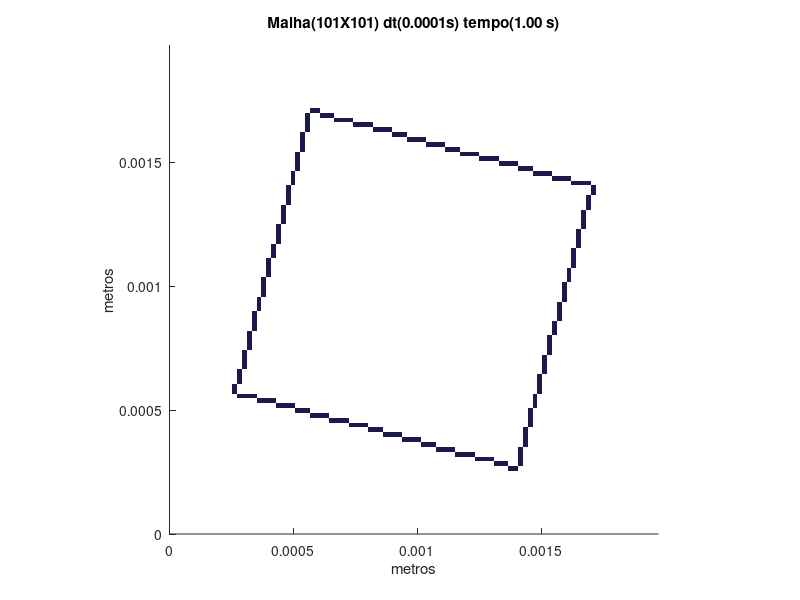

MATLAB code to generate this figure:
set (gca,'PlotBoxAspectRatio',[1 1 1],'Xlim',[0,0.0019735417997322],'Ylim',[0,0.0019735417997322])
hold on
title('Malha(101X101) dt(0.0001s) tempo(1.00 s)')
hold on
ylabel('metros')
hold on
xlabel('metros')
hold on

fill([0.00136780124733915 0.00136780124733915 0.00138734126515828 0.00138734126515828],[0.000254020231648699 0.00027356024946783 0.00027356024946783 0.000254020231648699],[0.1,0.1,0.3],'LineStyle','none')

fill([0.00138734126515828 0.00138734126515828 0.00140688128297741 0.00140688128297741],[0.000254020231648699 0.00027356024946783 0.00027356024946783 0.000254020231648699],[0.1,0.1,0.3],'LineStyle','none')

fill([0.00130918119388176 0.00130918119388176 0.00132872121170089 0.00132872121170089],[0.00027356024946783 0.00029310026728696 0.00029310026728696 0.00027356024946783],[0.1,0.1,0.3],'LineStyle','none')

fill([0.00132872121170089 0.00132872121170089 0.00134826122952002 0.00134826122952002],[0.00027356024946783 0.00029310026728696 0.00029310026728696 0.00027356024946783],[0.1,0.1,0.3],'LineStyle','none')

fill([0.00134826122952002 0.00134826122952002 0.00136780124733915 0.00136780124733915],[0.00027356024946783 0.00029310026728696 0.00029310026728696 0.00027356024946783],[0.1,0.1,0.3],'LineStyle','none')

fill([0.00140688128297741 0.00140688128297741 0.00142642130079654 0.00142642130079654],[0.00027356024946783 0.00029310026728696 0.00029310026728696 0.00027356024946783],[0.1,0.1,0.3],'LineStyle','none')

fill([0.00123102112260523 0.00123102112260523 0.00125056114042436 0.00125056114042436],[0.00029310026728696 0.000312640285106091 0.000312640285106091 0.00029310026728696],[0.1,0.1,0.3],'LineStyle','none')

fill([0.00125056114042436 0.00125056114042436 0.00127010115824349 0.00127010115824349],[0.00029310026728696 0.000312640285106091 0.000312640285106091 0.00029310026728696],[0.1,0.1,0.3],'LineStyle','none')

fill([0.00127010115824349 0.00127010115824349 0.00128964117606263 0.00128964117606263],[0.00029310026728696 0.000312640285106091 0.000312640285106091 0.00029310026728696],[0.1,0.1,0.3],'LineStyle','none')

fill([0.00128964117606263 0.00128964117606263 0.00130918119388176 0.00130918119388176],[0.00029310026728696 0.000312640285106091 0.000312640285106091 0.00029310026728696],[0.1,0.1,0.3],'LineStyle','none')

fill([0.00140688128297741 0.00140688128297741 0.00142642130079654 0.00142642130079654],[0.00029310026728696 0.000312640285106091 0.000312640285106091 0.00029310026728696],[0.1,0.1,0.3],'LineStyle','none')

fill([0.00115286105132871 0.00115286105132871 0.00117240106914784 0.00117240106914784],[0.000312640285106091 0.000332180302925222 0.000332180302925222 0.000312640285106091],[0.1,0.1,0.3],'LineStyle','none')

fill([0.00117240106914784 0.00117240106914784 0.00119194108696697 0.00119194108696697],[0.000312640285106091 0.000332180302925222 0.000332180302925222 0.000312640285106091],[0.1,0.1,0.3],'LineStyle','none')

fill([0.00119194108696697 0.00119194108696697 0.0012114811047861 0.0012114811047861],[0.000312640285106091 0.000332180302925222 0.000332180302925222 0.000312640285106091],[0.1,0.1,0.3],'LineStyle','none')

fill([0.0012114811047861 0.0012114811047861 0.00123102112260523 0.00123102112260523],[0.000312640285106091 0.000332180302925222 0.000332180302925222 0.000312640285106091],[0.1,0.1,0.3],'LineStyle','none')

fill([0.00140688128297741 0.00140688128297741 0.00142642130079654 0.00142642130079654],[0.000312640285106091 0.000332180302925222 0.000332180302925222 0.000312640285106091],[0.1,0.1,0.3],'LineStyle','none')

fill([0.00107470098005219 0.00107470098005219 0.00109424099787132 0.00109424099787132],[0.000332180302925222 0.000351720320744352 0.000351720320744352 0.000332180302925222],[0.1,0.1,0.3],'LineStyle','none')

fill([0.00109424099787132 0.00109424099787132 0.00111378101569045 0.00111378101569045],[0.000332180302925222 0.000351720320744352 0.000351720320744352 0.000332180302925222],[0.1,0.1,0.3],'LineStyle','none')

fill([0.00111378101569045 0.00111378101569045 0.00113332103350958 0.00113332103350958],[0.000332180302925222 0.000351720320744352 0.000351720320744352 0.000332180302925222],[0.1,0.1,0.3],'LineStyle','none')

fill([0.00113332103350958 0.00113332103350958 0.00115286105132871 0.00115286105132871],[0.000332180302925222 0.000351720320744352 0.000351720320744352 0.000332180302925222],[0.1,0.1,0.3],'LineStyle','none')

fill([0.00140688128297741 0.00140688128297741 0.00142642130079654 0.00142642130079654],[0.000332180302925222 0.000351720320744352 0.000351720320744352 0.000332180302925222],[0.1,0.1,0.3],'LineStyle','none')

fill([0.0010160809265948 0.0010160809265948 0.00103562094441393 0.00103562094441393],[0.000351720320744352 0.000371260338563483 0.000371260338563483 0.000351720320744352],[0.1,0.1,0.3],'LineStyle','none')

fill([0.00103562094441393 0.00103562094441393 0.00105516096223306 0.00105516096223306],[0.000351720320744352 0.000371260338563483 0.000371260338563483 0.000351720320744352],[0.1,0.1,0.3],'LineStyle','none')

fill([0.00105516096223306 0.00105516096223306 0.00107470098005219 0.00107470098005219],[0.000351720320744352 0.000371260338563483 0.000371260338563483 0.000351720320744352],[0.1,0.1,0.3],'LineStyle','none')

fill([0.00142642130079654 0.00142642130079654 0.00144596131861567 0.00144596131861567],[0.000351720320744352 0.000371260338563483 0.000371260338563483 0.000351720320744352],[0.1,0.1,0.3],'LineStyle','none')

fill([0.000937920855318273 0.000937920855318273 0.000957460873137404 0.000957460873137404],[0.000371260338563483 0.000390800356382614 0.000390800356382614 0.000371260338563483],[0.1,0.1,0.3],'LineStyle','none')

fill([0.000957460873137404 0.000957460873137404 0.000977000890956535 0.000977000890956535],[0.000371260338563483 0.000390800356382614 0.000390800356382614 0.000371260338563483],[0.1,0.1,0.3],'LineStyle','none')

fill([0.000977000890956535 0.000977000890956535 0.000996540908775665 0.000996540908775665],[0.000371260338563483 0.000390800356382614 0.000390800356382614 0.000371260338563483],[0.1,0.1,0.3],'LineStyle','none')

fill([0.000996540908775665 0.000996540908775665 0.0010160809265948 0.0010160809265948],[0.000371260338563483 0.000390800356382614 0.000390800356382614 0.000371260338563483],[0.1,0.1,0.3],'LineStyle','none')

fill([0.00142642130079654 0.00142642130079654 0.00144596131861567 0.00144596131861567],[0.000371260338563483 0.000390800356382614 0.000390800356382614 0.000371260338563483],[0.1,0.1,0.3],'LineStyle','none')

fill([0.00085976078404175 0.00085976078404175 0.000879300801860881 0.000879300801860881],[0.000390800356382614 0.000410340374201745 0.000410340374201745 0.000390800356382614],[0.1,0.1,0.3],'LineStyle','none')

fill([0.000879300801860881 0.000879300801860881 0.000898840819680012 0.000898840819680012],[0.000390800356382614 0.000410340374201745 0.000410340374201745 0.000390800356382614],[0.1,0.1,0.3],'LineStyle','none')

fill([0.000898840819680012 0.000898840819680012 0.000918380837499143 0.000918380837499143],[0.000390800356382614 0.000410340374201745 0.000410340374201745 0.000390800356382614],[0.1,0.1,0.3],'LineStyle','none')

fill([0.000918380837499143 0.000918380837499143 0.000937920855318273 0.000937920855318273],[0.000390800356382614 0.000410340374201745 0.000410340374201745 0.000390800356382614],[0.1,0.1,0.3],'LineStyle','none')

fill([0.00142642130079654 0.00142642130079654 0.00144596131861567 0.00144596131861567],[0.000390800356382614 0.000410340374201745 0.000410340374201745 0.000390800356382614],[0.1,0.1,0.3],'LineStyle','none')

fill([0.000801140730584358 0.000801140730584358 0.000820680748403489 0.000820680748403489],[0.000410340374201745 0.000429880392020875 0.000429880392020875 0.000410340374201745],[0.1,0.1,0.3],'LineStyle','none')

fill([0.000820680748403489 0.000820680748403489 0.00084022076622262 0.00084022076622262],[0.000410340374201745 0.000429880392020875 0.000429880392020875 0.000410340374201745],[0.1,0.1,0.3],'LineStyle','none')

fill([0.00084022076622262 0.00084022076622262 0.00085976078404175 0.00085976078404175],[0.000410340374201745 0.000429880392020875 0.000429880392020875 0.000410340374201745],[0.1,0.1,0.3],'LineStyle','none')

fill([0.00142642130079654 0.00142642130079654 0.00144596131861567 0.00144596131861567],[0.000410340374201745 0.000429880392020875 0.000429880392020875 0.000410340374201745],[0.1,0.1,0.3],'LineStyle','none')

fill([0.000722980659307836 0.000722980659307836 0.000742520677126966 0.000742520677126966],[0.000429880392020875 0.000449420409840006 0.000449420409840006 0.000429880392020875],[0.1,0.1,0.3],'LineStyle','none')

fill([0.000742520677126966 0.000742520677126966 0.000762060694946097 0.000762060694946097],[0.000429880392020875 0.000449420409840006 0.000449420409840006 0.000429880392020875],[0.1,0.1,0.3],'LineStyle','none')

fill([0.000762060694946097 0.000762060694946097 0.000781600712765228 0.000781600712765228],[0.000429880392020875 0.000449420409840006 0.000449420409840006 0.000429880392020875],[0.1,0.1,0.3],'LineStyle','none')

fill([0.000781600712765228 0.000781600712765228 0.000801140730584358 0.000801140730584358],[0.000429880392020875 0.000449420409840006 0.000449420409840006 0.000429880392020875],[0.1,0.1,0.3],'LineStyle','none')

fill([0.00144596131861567 0.00144596131861567 0.0014655013364348 0.0014655013364348],[0.000429880392020875 0.000449420409840006 0.000449420409840006 0.000429880392020875],[0.1,0.1,0.3],'LineStyle','none')

fill([0.000644820588031313 0.000644820588031313 0.000664360605850444 0.000664360605850444],[0.000449420409840006 0.000468960427659137 0.000468960427659137 0.000449420409840006],[0.1,0.1,0.3],'LineStyle','none')

fill([0.000664360605850444 0.000664360605850444 0.000683900623669574 0.000683900623669574],[0.000449420409840006 0.000468960427659137 0.000468960427659137 0.000449420409840006],[0.1,0.1,0.3],'LineStyle','none')

fill([0.000683900623669574 0.000683900623669574 0.000703440641488705 0.000703440641488705],[0.000449420409840006 0.000468960427659137 0.000468960427659137 0.000449420409840006],[0.1,0.1,0.3],'LineStyle','none')

fill([0.000703440641488705 0.000703440641488705 0.000722980659307836 0.000722980659307836],[0.000449420409840006 0.000468960427659137 0.000468960427659137 0.000449420409840006],[0.1,0.1,0.3],'LineStyle','none')

fill([0.00144596131861567 0.00144596131861567 0.0014655013364348 0.0014655013364348],[0.000449420409840006 0.000468960427659137 0.000468960427659137 0.000449420409840006],[0.1,0.1,0.3],'LineStyle','none')

fill([0.00056666051675479 0.00056666051675479 0.000586200534573921 0.000586200534573921],[0.000468960427659137 0.000488500445478267 0.000488500445478267 0.000468960427659137],[0.1,0.1,0.3],'LineStyle','none')

fill([0.000586200534573921 0.000586200534573921 0.000605740552393051 0.000605740552393051],[0.000468960427659137 0.000488500445478267 0.000488500445478267 0.000468960427659137],[0.1,0.1,0.3],'LineStyle','none')

fill([0.000605740552393051 0.000605740552393051 0.000625280570212182 0.000625280570212182],[0.000468960427659137 0.000488500445478267 0.000488500445478267 0.000468960427659137],[0.1,0.1,0.3],'LineStyle','none')

fill([0.000625280570212182 0.000625280570212182 0.000644820588031313 0.000644820588031313],[0.000468960427659137 0.000488500445478267 0.000488500445478267 0.000468960427659137],[0.1,0.1,0.3],'LineStyle','none')

fill([0.00144596131861567 0.00144596131861567 0.0014655013364348 0.0014655013364348],[0.000468960427659137 0.000488500445478267 0.000488500445478267 0.000468960427659137],[0.1,0.1,0.3],'LineStyle','none')

fill([0.000508040463297398 0.000508040463297398 0.000527580481116529 0.000527580481116529],[0.000488500445478267 0.000508040463297398 0.000508040463297398 0.000488500445478267],[0.1,0.1,0.3],'LineStyle','none')

fill([0.000527580481116529 0.000527580481116529 0.000547120498935659 0.000547120498935659],[0.000488500445478267 0.000508040463297398 0.000508040463297398 0.000488500445478267],[0.1,0.1,0.3],'LineStyle','none')

fill([0.000547120498935659 0.000547120498935659 0.00056666051675479 0.00056666051675479],[0.000488500445478267 0.000508040463297398 0.000508040463297398 0.000488500445478267],[0.1,0.1,0.3],'LineStyle','none')

fill([0.00144596131861567 0.00144596131861567 0.0014655013364348 0.0014655013364348],[0.000488500445478267 0.000508040463297398 0.000508040463297398 0.000488500445478267],[0.1,0.1,0.3],'LineStyle','none')

fill([0.000429880392020875 0.000429880392020875 0.000449420409840006 0.000449420409840006],[0.000508040463297398 0.000527580481116529 0.000527580481116529 0.000508040463297398],[0.1,0.1,0.3],'LineStyle','none')

fill([0.000449420409840006 0.000449420409840006 0.000468960427659137 0.000468960427659137],[0.000508040463297398 0.000527580481116529 0.000527580481116529 0.000508040463297398],[0.1,0.1,0.3],'LineStyle','none')

fill([0.000468960427659137 0.000468960427659137 0.000488500445478267 0.000488500445478267],[0.000508040463297398 0.000527580481116529 0.000527580481116529 0.000508040463297398],[0.1,0.1,0.3],'LineStyle','none')

fill([0.000488500445478267 0.000488500445478267 0.000508040463297398 0.000508040463297398],[0.000508040463297398 0.000527580481116529 0.000527580481116529 0.000508040463297398],[0.1,0.1,0.3],'LineStyle','none')

fill([0.0014655013364348 0.0014655013364348 0.00148504135425393 0.00148504135425393],[0.000508040463297398 0.000527580481116529 0.000527580481116529 0.000508040463297398],[0.1,0.1,0.3],'LineStyle','none')

fill([0.000351720320744352 0.000351720320744352 0.000371260338563483 0.000371260338563483],[0.000527580481116529 0.000547120498935659 0.000547120498935659 0.000527580481116529],[0.1,0.1,0.3],'LineStyle','none')

fill([0.000371260338563483 0.000371260338563483 0.000390800356382614 0.000390800356382614],[0.000527580481116529 0.000547120498935659 0.000547120498935659 0.000527580481116529],[0.1,0.1,0.3],'LineStyle','none')

fill([0.000390800356382614 0.000390800356382614 0.000410340374201745 0.000410340374201745],[0.000527580481116529 0.000547120498935659 0.000547120498935659 0.000527580481116529],[0.1,0.1,0.3],'LineStyle','none')

fill([0.000410340374201745 0.000410340374201745 0.000429880392020875 0.000429880392020875],[0.000527580481116529 0.000547120498935659 0.000547120498935659 0.000527580481116529],[0.1,0.1,0.3],'LineStyle','none')

fill([0.0014655013364348 0.0014655013364348 0.00148504135425393 0.00148504135425393],[0.000527580481116529 0.000547120498935659 0.000547120498935659 0.000527580481116529],[0.1,0.1,0.3],'LineStyle','none')

fill([0.00027356024946783 0.00027356024946783 0.00029310026728696 0.00029310026728696],[0.000547120498935659 0.00056666051675479 0.00056666051675479 0.000547120498935659],[0.1,0.1,0.3],'LineStyle','none')

fill([0.00029310026728696 0.00029310026728696 0.000312640285106091 0.000312640285106091],[0.000547120498935659 0.00056666051675479 0.00056666051675479 0.000547120498935659],[0.1,0.1,0.3],'LineStyle','none')

fill([0.000312640285106091 0.000312640285106091 0.000332180302925222 0.000332180302925222],[0.000547120498935659 0.00056666051675479 0.00056666051675479 0.000547120498935659],[0.1,0.1,0.3],'LineStyle','none')

fill([0.000332180302925222 0.000332180302925222 0.000351720320744352 0.000351720320744352],[0.000547120498935659 0.00056666051675479 0.00056666051675479 0.000547120498935659],[0.1,0.1,0.3],'LineStyle','none')

fill([0.0014655013364348 0.0014655013364348 0.00148504135425393 0.00148504135425393],[0.000547120498935659 0.00056666051675479 0.00056666051675479 0.000547120498935659],[0.1,0.1,0.3],'LineStyle','none')

fill([0.000254020231648699 0.000254020231648699 0.00027356024946783 0.00027356024946783],[0.00056666051675479 0.000586200534573921 0.000586200534573921 0.00056666051675479],[0.1,0.1,0.3],'LineStyle','none')

fill([0.00148504135425393 0.00148504135425393 0.00150458137207306 0.00150458137207306],[0.00056666051675479 0.000586200534573921 0.000586200534573921 0.00056666051675479],[0.1,0.1,0.3],'LineStyle','none')

fill([0.000254020231648699 0.000254020231648699 0.00027356024946783 0.00027356024946783],[0.000586200534573921 0.000605740552393051 0.000605740552393051 0.000586200534573921],[0.1,0.1,0.3],'LineStyle','none')

fill([0.00148504135425393 0.00148504135425393 0.00150458137207306 0.00150458137207306],[0.000586200534573921 0.000605740552393051 0.000605740552393051 0.000586200534573921],[0.1,0.1,0.3],'LineStyle','none')

fill([0.00027356024946783 0.00027356024946783 0.00029310026728696 0.00029310026728696],[0.000605740552393051 0.000625280570212182 0.000625280570212182 0.000605740552393051],[0.1,0.1,0.3],'LineStyle','none')

fill([0.00148504135425393 0.00148504135425393 0.00150458137207306 0.00150458137207306],[0.000605740552393051 0.000625280570212182 0.000625280570212182 0.000605740552393051],[0.1,0.1,0.3],'LineStyle','none')

fill([0.00027356024946783 0.00027356024946783 0.00029310026728696 0.00029310026728696],[0.000625280570212182 0.000644820588031313 0.000644820588031313 0.000625280570212182],[0.1,0.1,0.3],'LineStyle','none')

fill([0.00148504135425393 0.00148504135425393 0.00150458137207306 0.00150458137207306],[0.000625280570212182 0.000644820588031313 0.000644820588031313 0.000625280570212182],[0.1,0.1,0.3],'LineStyle','none')

fill([0.00027356024946783 0.00027356024946783 0.00029310026728696 0.00029310026728696],[0.000644820588031313 0.000664360605850444 0.000664360605850444 0.000644820588031313],[0.1,0.1,0.3],'LineStyle','none')

fill([0.00150458137207306 0.00150458137207306 0.00152412138989219 0.00152412138989219],[0.000644820588031313 0.000664360605850444 0.000664360605850444 0.000644820588031313],[0.1,0.1,0.3],'LineStyle','none')

fill([0.00029310026728696 0.00029310026728696 0.000312640285106091 0.000312640285106091],[0.000664360605850444 0.000683900623669574 0.000683900623669574 0.000664360605850444],[0.1,0.1,0.3],'LineStyle','none')

fill([0.00150458137207306 0.00150458137207306 0.00152412138989219 0.00152412138989219],[0.000664360605850444 0.000683900623669574 0.000683900623669574 0.000664360605850444],[0.1,0.1,0.3],'LineStyle','none')

fill([0.00029310026728696 0.00029310026728696 0.000312640285106091 0.000312640285106091],[0.000683900623669574 0.000703440641488705 0.000703440641488705 0.000683900623669574],[0.1,0.1,0.3],'LineStyle','none')

fill([0.00150458137207306 0.00150458137207306 0.00152412138989219 0.00152412138989219],[0.000683900623669574 0.000703440641488705 0.000703440641488705 0.000683900623669574],[0.1,0.1,0.3],'LineStyle','none')

fill([0.00029310026728696 0.00029310026728696 0.000312640285106091 0.000312640285106091],[0.000703440641488705 0.000722980659307836 0.000722980659307836 0.000703440641488705],[0.1,0.1,0.3],'LineStyle','none')

fill([0.00150458137207306 0.00150458137207306 0.00152412138989219 0.00152412138989219],[0.000703440641488705 0.000722980659307836 0.000722980659307836 0.000703440641488705],[0.1,0.1,0.3],'LineStyle','none')

fill([0.00029310026728696 0.00029310026728696 0.000312640285106091 0.000312640285106091],[0.000722980659307836 0.000742520677126966 0.000742520677126966 0.000722980659307836],[0.1,0.1,0.3],'LineStyle','none')

fill([0.00152412138989219 0.00152412138989219 0.00154366140771132 0.00154366140771132],[0.000722980659307836 0.000742520677126966 0.000742520677126966 0.000722980659307836],[0.1,0.1,0.3],'LineStyle','none')

fill([0.000312640285106091 0.000312640285106091 0.000332180302925222 0.000332180302925222],[0.000742520677126966 0.000762060694946097 0.000762060694946097 0.000742520677126966],[0.1,0.1,0.3],'LineStyle','none')

fill([0.00152412138989219 0.00152412138989219 0.00154366140771132 0.00154366140771132],[0.000742520677126966 0.000762060694946097 0.000762060694946097 0.000742520677126966],[0.1,0.1,0.3],'LineStyle','none')

fill([0.000312640285106091 0.000312640285106091 0.000332180302925222 0.000332180302925222],[0.000762060694946097 0.000781600712765228 0.000781600712765228 0.000762060694946097],[0.1,0.1,0.3],'LineStyle','none')

fill([0.00152412138989219 0.00152412138989219 0.00154366140771132 0.00154366140771132],[0.000762060694946097 0.000781600712765228 0.000781600712765228 0.000762060694946097],[0.1,0.1,0.3],'LineStyle','none')

fill([0.000312640285106091 0.000312640285106091 0.000332180302925222 0.000332180302925222],[0.000781600712765228 0.000801140730584358 0.000801140730584358 0.000781600712765228],[0.1,0.1,0.3],'LineStyle','none')

fill([0.00152412138989219 0.00152412138989219 0.00154366140771132 0.00154366140771132],[0.000781600712765228 0.000801140730584358 0.000801140730584358 0.000781600712765228],[0.1,0.1,0.3],'LineStyle','none')

fill([0.000312640285106091 0.000312640285106091 0.000332180302925222 0.000332180302925222],[0.000801140730584358 0.000820680748403489 0.000820680748403489 0.000801140730584358],[0.1,0.1,0.3],'LineStyle','none')

fill([0.00154366140771132 0.00154366140771132 0.00156320142553046 0.00156320142553046],[0.000801140730584358 0.000820680748403489 0.000820680748403489 0.000801140730584358],[0.1,0.1,0.3],'LineStyle','none')

fill([0.000332180302925222 0.000332180302925222 0.000351720320744352 0.000351720320744352],[0.000820680748403489 0.00084022076622262 0.00084022076622262 0.000820680748403489],[0.1,0.1,0.3],'LineStyle','none')

fill([0.00154366140771132 0.00154366140771132 0.00156320142553046 0.00156320142553046],[0.000820680748403489 0.00084022076622262 0.00084022076622262 0.000820680748403489],[0.1,0.1,0.3],'LineStyle','none')

fill([0.000332180302925222 0.000332180302925222 0.000351720320744352 0.000351720320744352],[0.00084022076622262 0.00085976078404175 0.00085976078404175 0.00084022076622262],[0.1,0.1,0.3],'LineStyle','none')

fill([0.00154366140771132 0.00154366140771132 0.00156320142553046 0.00156320142553046],[0.00084022076622262 0.00085976078404175 0.00085976078404175 0.00084022076622262],[0.1,0.1,0.3],'LineStyle','none')

fill([0.000332180302925222 0.000332180302925222 0.000351720320744352 0.000351720320744352],[0.00085976078404175 0.000879300801860881 0.000879300801860881 0.00085976078404175],[0.1,0.1,0.3],'LineStyle','none')

fill([0.00156320142553046 0.00156320142553046 0.00158274144334959 0.00158274144334959],[0.00085976078404175 0.000879300801860881 0.000879300801860881 0.00085976078404175],[0.1,0.1,0.3],'LineStyle','none')

fill([0.000332180302925222 0.000332180302925222 0.000351720320744352 0.000351720320744352],[0.000879300801860881 0.000898840819680012 0.000898840819680012 0.000879300801860881],[0.1,0.1,0.3],'LineStyle','none')

fill([0.00156320142553046 0.00156320142553046 0.00158274144334959 0.00158274144334959],[0.000879300801860881 0.000898840819680012 0.000898840819680012 0.000879300801860881],[0.1,0.1,0.3],'LineStyle','none')

fill([0.000351720320744352 0.000351720320744352 0.000371260338563483 0.000371260338563483],[0.000898840819680012 0.000918380837499143 0.000918380837499143 0.000898840819680012],[0.1,0.1,0.3],'LineStyle','none')

fill([0.00156320142553046 0.00156320142553046 0.00158274144334959 0.00158274144334959],[0.000898840819680012 0.000918380837499143 0.000918380837499143 0.000898840819680012],[0.1,0.1,0.3],'LineStyle','none')

fill([0.000351720320744352 0.000351720320744352 0.000371260338563483 0.000371260338563483],[0.000918380837499143 0.000937920855318273 0.000937920855318273 0.000918380837499143],[0.1,0.1,0.3],'LineStyle','none')

fill([0.00156320142553046 0.00156320142553046 0.00158274144334959 0.00158274144334959],[0.000918380837499143 0.000937920855318273 0.000937920855318273 0.000918380837499143],[0.1,0.1,0.3],'LineStyle','none')

fill([0.000351720320744352 0.000351720320744352 0.000371260338563483 0.000371260338563483],[0.000937920855318273 0.000957460873137404 0.000957460873137404 0.000937920855318273],[0.1,0.1,0.3],'LineStyle','none')

fill([0.00158274144334959 0.00158274144334959 0.00160228146116872 0.00160228146116872],[0.000937920855318273 0.000957460873137404 0.000957460873137404 0.000937920855318273],[0.1,0.1,0.3],'LineStyle','none')

fill([0.000371260338563483 0.000371260338563483 0.000390800356382614 0.000390800356382614],[0.000957460873137404 0.000977000890956535 0.000977000890956535 0.000957460873137404],[0.1,0.1,0.3],'LineStyle','none')

fill([0.00158274144334959 0.00158274144334959 0.00160228146116872 0.00160228146116872],[0.000957460873137404 0.000977000890956535 0.000977000890956535 0.000957460873137404],[0.1,0.1,0.3],'LineStyle','none')

fill([0.000371260338563483 0.000371260338563483 0.000390800356382614 0.000390800356382614],[0.000977000890956535 0.000996540908775665 0.000996540908775665 0.000977000890956535],[0.1,0.1,0.3],'LineStyle','none')

fill([0.00158274144334959 0.00158274144334959 0.00160228146116872 0.00160228146116872],[0.000977000890956535 0.000996540908775665 0.000996540908775665 0.000977000890956535],[0.1,0.1,0.3],'LineStyle','none')

fill([0.000371260338563483 0.000371260338563483 0.000390800356382614 0.000390800356382614],[0.000996540908775665 0.0010160809265948 0.0010160809265948 0.000996540908775665],[0.1,0.1,0.3],'LineStyle','none')

fill([0.00158274144334959 0.00158274144334959 0.00160228146116872 0.00160228146116872],[0.000996540908775665 0.0010160809265948 0.0010160809265948 0.000996540908775665],[0.1,0.1,0.3],'LineStyle','none')

fill([0.000371260338563483 0.000371260338563483 0.000390800356382614 0.000390800356382614],[0.0010160809265948 0.00103562094441393 0.00103562094441393 0.0010160809265948],[0.1,0.1,0.3],'LineStyle','none')

fill([0.00160228146116872 0.00160228146116872 0.00162182147898785 0.00162182147898785],[0.0010160809265948 0.00103562094441393 0.00103562094441393 0.0010160809265948],[0.1,0.1,0.3],'LineStyle','none')

fill([0.000390800356382614 0.000390800356382614 0.000410340374201745 0.000410340374201745],[0.00103562094441393 0.00105516096223306 0.00105516096223306 0.00103562094441393],[0.1,0.1,0.3],'LineStyle','none')

fill([0.00160228146116872 0.00160228146116872 0.00162182147898785 0.00162182147898785],[0.00103562094441393 0.00105516096223306 0.00105516096223306 0.00103562094441393],[0.1,0.1,0.3],'LineStyle','none')

fill([0.000390800356382614 0.000390800356382614 0.000410340374201745 0.000410340374201745],[0.00105516096223306 0.00107470098005219 0.00107470098005219 0.00105516096223306],[0.1,0.1,0.3],'LineStyle','none')

fill([0.00160228146116872 0.00160228146116872 0.00162182147898785 0.00162182147898785],[0.00105516096223306 0.00107470098005219 0.00107470098005219 0.00105516096223306],[0.1,0.1,0.3],'LineStyle','none')

fill([0.000390800356382614 0.000390800356382614 0.000410340374201745 0.000410340374201745],[0.00107470098005219 0.00109424099787132 0.00109424099787132 0.00107470098005219],[0.1,0.1,0.3],'LineStyle','none')

fill([0.00162182147898785 0.00162182147898785 0.00164136149680698 0.00164136149680698],[0.00107470098005219 0.00109424099787132 0.00109424099787132 0.00107470098005219],[0.1,0.1,0.3],'LineStyle','none')

fill([0.000390800356382614 0.000390800356382614 0.000410340374201745 0.000410340374201745],[0.00109424099787132 0.00111378101569045 0.00111378101569045 0.00109424099787132],[0.1,0.1,0.3],'LineStyle','none')

fill([0.00162182147898785 0.00162182147898785 0.00164136149680698 0.00164136149680698],[0.00109424099787132 0.00111378101569045 0.00111378101569045 0.00109424099787132],[0.1,0.1,0.3],'LineStyle','none')

fill([0.000410340374201745 0.000410340374201745 0.000429880392020875 0.000429880392020875],[0.00111378101569045 0.00113332103350958 0.00113332103350958 0.00111378101569045],[0.1,0.1,0.3],'LineStyle','none')

fill([0.00162182147898785 0.00162182147898785 0.00164136149680698 0.00164136149680698],[0.00111378101569045 0.00113332103350958 0.00113332103350958 0.00111378101569045],[0.1,0.1,0.3],'LineStyle','none')

fill([0.000410340374201745 0.000410340374201745 0.000429880392020875 0.000429880392020875],[0.00113332103350958 0.00115286105132871 0.00115286105132871 0.00113332103350958],[0.1,0.1,0.3],'LineStyle','none')

fill([0.00162182147898785 0.00162182147898785 0.00164136149680698 0.00164136149680698],[0.00113332103350958 0.00115286105132871 0.00115286105132871 0.00113332103350958],[0.1,0.1,0.3],'LineStyle','none')

fill([0.000410340374201745 0.000410340374201745 0.000429880392020875 0.000429880392020875],[0.00115286105132871 0.00117240106914784 0.00117240106914784 0.00115286105132871],[0.1,0.1,0.3],'LineStyle','none')

fill([0.00164136149680698 0.00164136149680698 0.00166090151462611 0.00166090151462611],[0.00115286105132871 0.00117240106914784 0.00117240106914784 0.00115286105132871],[0.1,0.1,0.3],'LineStyle','none')

fill([0.000429880392020875 0.000429880392020875 0.000449420409840006 0.000449420409840006],[0.00117240106914784 0.00119194108696697 0.00119194108696697 0.00117240106914784],[0.1,0.1,0.3],'LineStyle','none')

fill([0.00164136149680698 0.00164136149680698 0.00166090151462611 0.00166090151462611],[0.00117240106914784 0.00119194108696697 0.00119194108696697 0.00117240106914784],[0.1,0.1,0.3],'LineStyle','none')

fill([0.000429880392020875 0.000429880392020875 0.000449420409840006 0.000449420409840006],[0.00119194108696697 0.0012114811047861 0.0012114811047861 0.00119194108696697],[0.1,0.1,0.3],'LineStyle','none')

fill([0.00164136149680698 0.00164136149680698 0.00166090151462611 0.00166090151462611],[0.00119194108696697 0.0012114811047861 0.0012114811047861 0.00119194108696697],[0.1,0.1,0.3],'LineStyle','none')

fill([0.000429880392020875 0.000429880392020875 0.000449420409840006 0.000449420409840006],[0.0012114811047861 0.00123102112260523 0.00123102112260523 0.0012114811047861],[0.1,0.1,0.3],'LineStyle','none')

fill([0.00164136149680698 0.00164136149680698 0.00166090151462611 0.00166090151462611],[0.0012114811047861 0.00123102112260523 0.00123102112260523 0.0012114811047861],[0.1,0.1,0.3],'LineStyle','none')

fill([0.000429880392020875 0.000429880392020875 0.000449420409840006 0.000449420409840006],[0.00123102112260523 0.00125056114042436 0.00125056114042436 0.00123102112260523],[0.1,0.1,0.3],'LineStyle','none')

fill([0.00166090151462611 0.00166090151462611 0.00168044153244524 0.00168044153244524],[0.00123102112260523 0.00125056114042436 0.00125056114042436 0.00123102112260523],[0.1,0.1,0.3],'LineStyle','none')

fill([0.000449420409840006 0.000449420409840006 0.000468960427659137 0.000468960427659137],[0.00125056114042436 0.00127010115824349 0.00127010115824349 0.00125056114042436],[0.1,0.1,0.3],'LineStyle','none')

fill([0.00166090151462611 0.00166090151462611 0.00168044153244524 0.00168044153244524],[0.00125056114042436 0.00127010115824349 0.00127010115824349 0.00125056114042436],[0.1,0.1,0.3],'LineStyle','none')

fill([0.000449420409840006 0.000449420409840006 0.000468960427659137 0.000468960427659137],[0.00127010115824349 0.00128964117606263 0.00128964117606263 0.00127010115824349],[0.1,0.1,0.3],'LineStyle','none')

fill([0.00166090151462611 0.00166090151462611 0.00168044153244524 0.00168044153244524],[0.00127010115824349 0.00128964117606263 0.00128964117606263 0.00127010115824349],[0.1,0.1,0.3],'LineStyle','none')

fill([0.000449420409840006 0.000449420409840006 0.000468960427659137 0.000468960427659137],[0.00128964117606263 0.00130918119388176 0.00130918119388176 0.00128964117606263],[0.1,0.1,0.3],'LineStyle','none')

fill([0.00166090151462611 0.00166090151462611 0.00168044153244524 0.00168044153244524],[0.00128964117606263 0.00130918119388176 0.00130918119388176 0.00128964117606263],[0.1,0.1,0.3],'LineStyle','none')

fill([0.000449420409840006 0.000449420409840006 0.000468960427659137 0.000468960427659137],[0.00130918119388176 0.00132872121170089 0.00132872121170089 0.00130918119388176],[0.1,0.1,0.3],'LineStyle','none')

fill([0.00168044153244524 0.00168044153244524 0.00169998155026437 0.00169998155026437],[0.00130918119388176 0.00132872121170089 0.00132872121170089 0.00130918119388176],[0.1,0.1,0.3],'LineStyle','none')

fill([0.000468960427659137 0.000468960427659137 0.000488500445478267 0.000488500445478267],[0.00132872121170089 0.00134826122952002 0.00134826122952002 0.00132872121170089],[0.1,0.1,0.3],'LineStyle','none')

fill([0.00168044153244524 0.00168044153244524 0.00169998155026437 0.00169998155026437],[0.00132872121170089 0.00134826122952002 0.00134826122952002 0.00132872121170089],[0.1,0.1,0.3],'LineStyle','none')

fill([0.000468960427659137 0.000468960427659137 0.000488500445478267 0.000488500445478267],[0.00134826122952002 0.00136780124733915 0.00136780124733915 0.00134826122952002],[0.1,0.1,0.3],'LineStyle','none')

fill([0.00168044153244524 0.00168044153244524 0.00169998155026437 0.00169998155026437],[0.00134826122952002 0.00136780124733915 0.00136780124733915 0.00134826122952002],[0.1,0.1,0.3],'LineStyle','none')

fill([0.000468960427659137 0.000468960427659137 0.000488500445478267 0.000488500445478267],[0.00136780124733915 0.00138734126515828 0.00138734126515828 0.00136780124733915],[0.1,0.1,0.3],'LineStyle','none')

fill([0.00169998155026437 0.00169998155026437 0.0017195215680835 0.0017195215680835],[0.00136780124733915 0.00138734126515828 0.00138734126515828 0.00136780124733915],[0.1,0.1,0.3],'LineStyle','none')

fill([0.000468960427659137 0.000468960427659137 0.000488500445478267 0.000488500445478267],[0.00138734126515828 0.00140688128297741 0.00140688128297741 0.00138734126515828],[0.1,0.1,0.3],'LineStyle','none')

fill([0.00169998155026437 0.00169998155026437 0.0017195215680835 0.0017195215680835],[0.00138734126515828 0.00140688128297741 0.00140688128297741 0.00138734126515828],[0.1,0.1,0.3],'LineStyle','none')

fill([0.000488500445478267 0.000488500445478267 0.000508040463297398 0.000508040463297398],[0.00140688128297741 0.00142642130079654 0.00142642130079654 0.00140688128297741],[0.1,0.1,0.3],'LineStyle','none')

fill([0.00162182147898785 0.00162182147898785 0.00164136149680698 0.00164136149680698],[0.00140688128297741 0.00142642130079654 0.00142642130079654 0.00140688128297741],[0.1,0.1,0.3],'LineStyle','none')

fill([0.00164136149680698 0.00164136149680698 0.00166090151462611 0.00166090151462611],[0.00140688128297741 0.00142642130079654 0.00142642130079654 0.00140688128297741],[0.1,0.1,0.3],'LineStyle','none')

fill([0.00166090151462611 0.00166090151462611 0.00168044153244524 0.00168044153244524],[0.00140688128297741 0.00142642130079654 0.00142642130079654 0.00140688128297741],[0.1,0.1,0.3],'LineStyle','none')

fill([0.00168044153244524 0.00168044153244524 0.00169998155026437 0.00169998155026437],[0.00140688128297741 0.00142642130079654 0.00142642130079654 0.00140688128297741],[0.1,0.1,0.3],'LineStyle','none')

fill([0.000488500445478267 0.000488500445478267 0.000508040463297398 0.000508040463297398],[0.00142642130079654 0.00144596131861567 0.00144596131861567 0.00142642130079654],[0.1,0.1,0.3],'LineStyle','none')

fill([0.00154366140771132 0.00154366140771132 0.00156320142553046 0.00156320142553046],[0.00142642130079654 0.00144596131861567 0.00144596131861567 0.00142642130079654],[0.1,0.1,0.3],'LineStyle','none')

fill([0.00156320142553046 0.00156320142553046 0.00158274144334959 0.00158274144334959],[0.00142642130079654 0.00144596131861567 0.00144596131861567 0.00142642130079654],[0.1,0.1,0.3],'LineStyle','none')

fill([0.00158274144334959 0.00158274144334959 0.00160228146116872 0.00160228146116872],[0.00142642130079654 0.00144596131861567 0.00144596131861567 0.00142642130079654],[0.1,0.1,0.3],'LineStyle','none')

fill([0.00160228146116872 0.00160228146116872 0.00162182147898785 0.00162182147898785],[0.00142642130079654 0.00144596131861567 0.00144596131861567 0.00142642130079654],[0.1,0.1,0.3],'LineStyle','none')

fill([0.000488500445478267 0.000488500445478267 0.000508040463297398 0.000508040463297398],[0.00144596131861567 0.0014655013364348 0.0014655013364348 0.00144596131861567],[0.1,0.1,0.3],'LineStyle','none')

fill([0.0014655013364348 0.0014655013364348 0.00148504135425393 0.00148504135425393],[0.00144596131861567 0.0014655013364348 0.0014655013364348 0.00144596131861567],[0.1,0.1,0.3],'LineStyle','none')

fill([0.00148504135425393 0.00148504135425393 0.00150458137207306 0.00150458137207306],[0.00144596131861567 0.0014655013364348 0.0014655013364348 0.00144596131861567],[0.1,0.1,0.3],'LineStyle','none')

fill([0.00150458137207306 0.00150458137207306 0.00152412138989219 0.00152412138989219],[0.00144596131861567 0.0014655013364348 0.0014655013364348 0.00144596131861567],[0.1,0.1,0.3],'LineStyle','none')

fill([0.00152412138989219 0.00152412138989219 0.00154366140771132 0.00154366140771132],[0.00144596131861567 0.0014655013364348 0.0014655013364348 0.00144596131861567],[0.1,0.1,0.3],'LineStyle','none')

fill([0.000508040463297398 0.000508040463297398 0.000527580481116529 0.000527580481116529],[0.0014655013364348 0.00148504135425393 0.00148504135425393 0.0014655013364348],[0.1,0.1,0.3],'LineStyle','none')

fill([0.00140688128297741 0.00140688128297741 0.00142642130079654 0.00142642130079654],[0.0014655013364348 0.00148504135425393 0.00148504135425393 0.0014655013364348],[0.1,0.1,0.3],'LineStyle','none')

fill([0.00142642130079654 0.00142642130079654 0.00144596131861567 0.00144596131861567],[0.0014655013364348 0.00148504135425393 0.00148504135425393 0.0014655013364348],[0.1,0.1,0.3],'LineStyle','none')

fill([0.00144596131861567 0.00144596131861567 0.0014655013364348 0.0014655013364348],[0.0014655013364348 0.00148504135425393 0.00148504135425393 0.0014655013364348],[0.1,0.1,0.3],'LineStyle','none')

fill([0.000508040463297398 0.000508040463297398 0.000527580481116529 0.000527580481116529],[0.00148504135425393 0.00150458137207306 0.00150458137207306 0.00148504135425393],[0.1,0.1,0.3],'LineStyle','none')

fill([0.00132872121170089 0.00132872121170089 0.00134826122952002 0.00134826122952002],[0.00148504135425393 0.00150458137207306 0.00150458137207306 0.00148504135425393],[0.1,0.1,0.3],'LineStyle','none')

fill([0.00134826122952002 0.00134826122952002 0.00136780124733915 0.00136780124733915],[0.00148504135425393 0.00150458137207306 0.00150458137207306 0.00148504135425393],[0.1,0.1,0.3],'LineStyle','none')

fill([0.00136780124733915 0.00136780124733915 0.00138734126515828 0.00138734126515828],[0.00148504135425393 0.00150458137207306 0.00150458137207306 0.00148504135425393],[0.1,0.1,0.3],'LineStyle','none')

fill([0.00138734126515828 0.00138734126515828 0.00140688128297741 0.00140688128297741],[0.00148504135425393 0.00150458137207306 0.00150458137207306 0.00148504135425393],[0.1,0.1,0.3],'LineStyle','none')

fill([0.000508040463297398 0.000508040463297398 0.000527580481116529 0.000527580481116529],[0.00150458137207306 0.00152412138989219 0.00152412138989219 0.00150458137207306],[0.1,0.1,0.3],'LineStyle','none')

fill([0.00125056114042436 0.00125056114042436 0.00127010115824349 0.00127010115824349],[0.00150458137207306 0.00152412138989219 0.00152412138989219 0.00150458137207306],[0.1,0.1,0.3],'LineStyle','none')

fill([0.00127010115824349 0.00127010115824349 0.00128964117606263 0.00128964117606263],[0.00150458137207306 0.00152412138989219 0.00152412138989219 0.00150458137207306],[0.1,0.1,0.3],'LineStyle','none')

fill([0.00128964117606263 0.00128964117606263 0.00130918119388176 0.00130918119388176],[0.00150458137207306 0.00152412138989219 0.00152412138989219 0.00150458137207306],[0.1,0.1,0.3],'LineStyle','none')

fill([0.00130918119388176 0.00130918119388176 0.00132872121170089 0.00132872121170089],[0.00150458137207306 0.00152412138989219 0.00152412138989219 0.00150458137207306],[0.1,0.1,0.3],'LineStyle','none')

fill([0.000508040463297398 0.000508040463297398 0.000527580481116529 0.000527580481116529],[0.00152412138989219 0.00154366140771132 0.00154366140771132 0.00152412138989219],[0.1,0.1,0.3],'LineStyle','none')

fill([0.00117240106914784 0.00117240106914784 0.00119194108696697 0.00119194108696697],[0.00152412138989219 0.00154366140771132 0.00154366140771132 0.00152412138989219],[0.1,0.1,0.3],'LineStyle','none')

fill([0.00119194108696697 0.00119194108696697 0.0012114811047861 0.0012114811047861],[0.00152412138989219 0.00154366140771132 0.00154366140771132 0.00152412138989219],[0.1,0.1,0.3],'LineStyle','none')

fill([0.0012114811047861 0.0012114811047861 0.00123102112260523 0.00123102112260523],[0.00152412138989219 0.00154366140771132 0.00154366140771132 0.00152412138989219],[0.1,0.1,0.3],'LineStyle','none')

fill([0.00123102112260523 0.00123102112260523 0.00125056114042436 0.00125056114042436],[0.00152412138989219 0.00154366140771132 0.00154366140771132 0.00152412138989219],[0.1,0.1,0.3],'LineStyle','none')

fill([0.000527580481116529 0.000527580481116529 0.000547120498935659 0.000547120498935659],[0.00154366140771132 0.00156320142553046 0.00156320142553046 0.00154366140771132],[0.1,0.1,0.3],'LineStyle','none')

fill([0.00111378101569045 0.00111378101569045 0.00113332103350958 0.00113332103350958],[0.00154366140771132 0.00156320142553046 0.00156320142553046 0.00154366140771132],[0.1,0.1,0.3],'LineStyle','none')

fill([0.00113332103350958 0.00113332103350958 0.00115286105132871 0.00115286105132871],[0.00154366140771132 0.00156320142553046 0.00156320142553046 0.00154366140771132],[0.1,0.1,0.3],'LineStyle','none')

fill([0.00115286105132871 0.00115286105132871 0.00117240106914784 0.00117240106914784],[0.00154366140771132 0.00156320142553046 0.00156320142553046 0.00154366140771132],[0.1,0.1,0.3],'LineStyle','none')

fill([0.000527580481116529 0.000527580481116529 0.000547120498935659 0.000547120498935659],[0.00156320142553046 0.00158274144334959 0.00158274144334959 0.00156320142553046],[0.1,0.1,0.3],'LineStyle','none')

fill([0.00103562094441393 0.00103562094441393 0.00105516096223306 0.00105516096223306],[0.00156320142553046 0.00158274144334959 0.00158274144334959 0.00156320142553046],[0.1,0.1,0.3],'LineStyle','none')

fill([0.00105516096223306 0.00105516096223306 0.00107470098005219 0.00107470098005219],[0.00156320142553046 0.00158274144334959 0.00158274144334959 0.00156320142553046],[0.1,0.1,0.3],'LineStyle','none')

fill([0.00107470098005219 0.00107470098005219 0.00109424099787132 0.00109424099787132],[0.00156320142553046 0.00158274144334959 0.00158274144334959 0.00156320142553046],[0.1,0.1,0.3],'LineStyle','none')

fill([0.00109424099787132 0.00109424099787132 0.00111378101569045 0.00111378101569045],[0.00156320142553046 0.00158274144334959 0.00158274144334959 0.00156320142553046],[0.1,0.1,0.3],'LineStyle','none')

fill([0.000527580481116529 0.000527580481116529 0.000547120498935659 0.000547120498935659],[0.00158274144334959 0.00160228146116872 0.00160228146116872 0.00158274144334959],[0.1,0.1,0.3],'LineStyle','none')

fill([0.000957460873137404 0.000957460873137404 0.000977000890956535 0.000977000890956535],[0.00158274144334959 0.00160228146116872 0.00160228146116872 0.00158274144334959],[0.1,0.1,0.3],'LineStyle','none')

fill([0.000977000890956535 0.000977000890956535 0.000996540908775665 0.000996540908775665],[0.00158274144334959 0.00160228146116872 0.00160228146116872 0.00158274144334959],[0.1,0.1,0.3],'LineStyle','none')

fill([0.000996540908775665 0.000996540908775665 0.0010160809265948 0.0010160809265948],[0.00158274144334959 0.00160228146116872 0.00160228146116872 0.00158274144334959],[0.1,0.1,0.3],'LineStyle','none')

fill([0.0010160809265948 0.0010160809265948 0.00103562094441393 0.00103562094441393],[0.00158274144334959 0.00160228146116872 0.00160228146116872 0.00158274144334959],[0.1,0.1,0.3],'LineStyle','none')

fill([0.000527580481116529 0.000527580481116529 0.000547120498935659 0.000547120498935659],[0.00160228146116872 0.00162182147898785 0.00162182147898785 0.00160228146116872],[0.1,0.1,0.3],'LineStyle','none')

fill([0.000898840819680012 0.000898840819680012 0.000918380837499143 0.000918380837499143],[0.00160228146116872 0.00162182147898785 0.00162182147898785 0.00160228146116872],[0.1,0.1,0.3],'LineStyle','none')

fill([0.000918380837499143 0.000918380837499143 0.000937920855318273 0.000937920855318273],[0.00160228146116872 0.00162182147898785 0.00162182147898785 0.00160228146116872],[0.1,0.1,0.3],'LineStyle','none')

fill([0.000937920855318273 0.000937920855318273 0.000957460873137404 0.000957460873137404],[0.00160228146116872 0.00162182147898785 0.00162182147898785 0.00160228146116872],[0.1,0.1,0.3],'LineStyle','none')

fill([0.000547120498935659 0.000547120498935659 0.00056666051675479 0.00056666051675479],[0.00162182147898785 0.00164136149680698 0.00164136149680698 0.00162182147898785],[0.1,0.1,0.3],'LineStyle','none')

fill([0.000820680748403489 0.000820680748403489 0.00084022076622262 0.00084022076622262],[0.00162182147898785 0.00164136149680698 0.00164136149680698 0.00162182147898785],[0.1,0.1,0.3],'LineStyle','none')

fill([0.00084022076622262 0.00084022076622262 0.00085976078404175 0.00085976078404175],[0.00162182147898785 0.00164136149680698 0.00164136149680698 0.00162182147898785],[0.1,0.1,0.3],'LineStyle','none')

fill([0.00085976078404175 0.00085976078404175 0.000879300801860881 0.000879300801860881],[0.00162182147898785 0.00164136149680698 0.00164136149680698 0.00162182147898785],[0.1,0.1,0.3],'LineStyle','none')

fill([0.000879300801860881 0.000879300801860881 0.000898840819680012 0.000898840819680012],[0.00162182147898785 0.00164136149680698 0.00164136149680698 0.00162182147898785],[0.1,0.1,0.3],'LineStyle','none')

fill([0.000547120498935659 0.000547120498935659 0.00056666051675479 0.00056666051675479],[0.00164136149680698 0.00166090151462611 0.00166090151462611 0.00164136149680698],[0.1,0.1,0.3],'LineStyle','none')

fill([0.000742520677126966 0.000742520677126966 0.000762060694946097 0.000762060694946097],[0.00164136149680698 0.00166090151462611 0.00166090151462611 0.00164136149680698],[0.1,0.1,0.3],'LineStyle','none')

fill([0.000762060694946097 0.000762060694946097 0.000781600712765228 0.000781600712765228],[0.00164136149680698 0.00166090151462611 0.00166090151462611 0.00164136149680698],[0.1,0.1,0.3],'LineStyle','none')

fill([0.000781600712765228 0.000781600712765228 0.000801140730584358 0.000801140730584358],[0.00164136149680698 0.00166090151462611 0.00166090151462611 0.00164136149680698],[0.1,0.1,0.3],'LineStyle','none')

fill([0.000801140730584358 0.000801140730584358 0.000820680748403489 0.000820680748403489],[0.00164136149680698 0.00166090151462611 0.00166090151462611 0.00164136149680698],[0.1,0.1,0.3],'LineStyle','none')

fill([0.000547120498935659 0.000547120498935659 0.00056666051675479 0.00056666051675479],[0.00166090151462611 0.00168044153244524 0.00168044153244524 0.00166090151462611],[0.1,0.1,0.3],'LineStyle','none')

fill([0.000664360605850444 0.000664360605850444 0.000683900623669574 0.000683900623669574],[0.00166090151462611 0.00168044153244524 0.00168044153244524 0.00166090151462611],[0.1,0.1,0.3],'LineStyle','none')

fill([0.000683900623669574 0.000683900623669574 0.000703440641488705 0.000703440641488705],[0.00166090151462611 0.00168044153244524 0.00168044153244524 0.00166090151462611],[0.1,0.1,0.3],'LineStyle','none')

fill([0.000703440641488705 0.000703440641488705 0.000722980659307836 0.000722980659307836],[0.00166090151462611 0.00168044153244524 0.00168044153244524 0.00166090151462611],[0.1,0.1,0.3],'LineStyle','none')

fill([0.000722980659307836 0.000722980659307836 0.000742520677126966 0.000742520677126966],[0.00166090151462611 0.00168044153244524 0.00168044153244524 0.00166090151462611],[0.1,0.1,0.3],'LineStyle','none')

fill([0.000547120498935659 0.000547120498935659 0.00056666051675479 0.00056666051675479],[0.00168044153244524 0.00169998155026437 0.00169998155026437 0.00168044153244524],[0.1,0.1,0.3],'LineStyle','none')

fill([0.000605740552393051 0.000605740552393051 0.000625280570212182 0.000625280570212182],[0.00168044153244524 0.00169998155026437 0.00169998155026437 0.00168044153244524],[0.1,0.1,0.3],'LineStyle','none')

fill([0.000625280570212182 0.000625280570212182 0.000644820588031313 0.000644820588031313],[0.00168044153244524 0.00169998155026437 0.00169998155026437 0.00168044153244524],[0.1,0.1,0.3],'LineStyle','none')

fill([0.000644820588031313 0.000644820588031313 0.000664360605850444 0.000664360605850444],[0.00168044153244524 0.00169998155026437 0.00169998155026437 0.00168044153244524],[0.1,0.1,0.3],'LineStyle','none')

fill([0.00056666051675479 0.00056666051675479 0.000586200534573921 0.000586200534573921],[0.00169998155026437 0.0017195215680835 0.0017195215680835 0.00169998155026437],[0.1,0.1,0.3],'LineStyle','none')

fill([0.000586200534573921 0.000586200534573921 0.000605740552393051 0.000605740552393051],[0.00169998155026437 0.0017195215680835 0.0017195215680835 0.00169998155026437],[0.1,0.1,0.3],'LineStyle','none')
